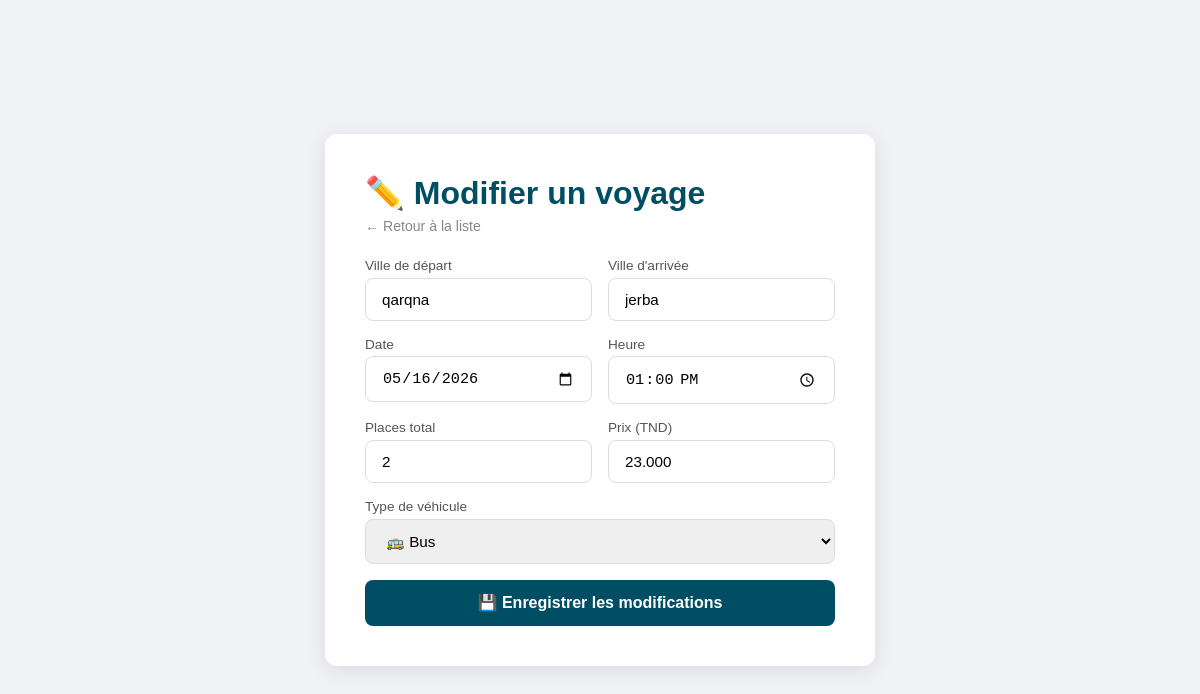
The app's page /admin/modifier_voyage.php?id=2 (signed in) with its own data.
### tables this page shows
CREATE TABLE `voyages` (
  `id_voyage` int(11) NOT NULL,
  `ville_depart` varchar(100) DEFAULT NULL,
  `ville_arrivee` varchar(100) DEFAULT NULL,
  `date_voyage` date DEFAULT NULL,
  `heure_depart` time DEFAULT NULL,
  `places_total` int(11) DEFAULT NULL,
  `places_dispo` int(11) DEFAULT NULL,
  `prix` decimal(8,3) DEFAULT NULL,
  `type_vehicule` enum('louage','bus') DEFAULT NULL
);

### admin/modifier_voyage.php (the view, shortened to what this page needs)
<?php
include '../connexion.php';
$id = (int)$_GET['id'] ?? 0;
$result = mysqli_query($conn, "SELECT * FROM voyages WHERE id_voyage = '$id'");
$voyage = mysqli_fetch_assoc($result);
?>
<!DOCTYPE html>
<html lang="fr">
<head>
</head>
<body>
<div class="card">
  <h1>✏️ Modifier un voyage</h1>
  <a href="liste_voyages.php" class="back">← Retour à la liste</a>
  <form method="POST">
    <div class="form-row">
      <div class="form-group">
        <label>Ville de départ</label>
        <input type="text" name="ville_depart"
               value="<?= $voyage['ville_depart'] ?>" required />
      </div>
      <div class="form-group">
        <label>Ville d'arrivée</label>
        <input type="text" name="ville_arrivee"
               value="<?= $voyage['ville_arrivee'] ?>" required />
      </div>
    </div>
    <div class="form-row">
      <div class="form-group">
        <label>Date</label>
        <input type="date" name="date_voyage"
               value="<?= $voyage['date_voyage'] ?>" required />
      </div>
      <div class="form-group">
        <label>Heure</label>
        <input type="time" name="heure_depart"
               value="<?= $voyage['heure_depart'] ?>" required />
      </div>
    </div>
    <div class="form-row">
      <div class="form-group">
        <label>Places total</label>
        <input type="number" name="places_total"
               value="<?= $voyage['places_total'] ?>" required />
      </div>
      <div class="form-group">
        <label>Prix (TND)</label>
        <input type="number" name="prix" step="0.001"
               value="<?= $voyage['prix'] ?>" required />
      </div>
    </div>
    <div class="form-group">
      <label>Type de véhicule</label>
      <select name="type_vehicule">
        <option value="bus" <?= $voyage['type_vehicule']=='bus' ? 'selected' : '' ?>>
          🚌 Bus
        </option>
      </select>
    </div>
    <button type="submit" class="btn">💾 Enregistrer les modifications</button>
  </form>
</div>
</body>
</html>

### admin/modifier_voyage.php (style rules this page uses)
* { box-sizing: border-box; margin: 0; padding: 0; }
body { font-family: Arial, sans-serif; background: #f0f2f5; min-height: 100vh; display: flex; align-items: center; justify-content: center; padding: 2rem; }
.card { background: white; border-radius: 12px; box-shadow: 0 4px 20px rgba(0,0,0,0.1); padding: 2.5rem; width: 100%; max-width: 550px; }
h1 { color: #004e64; margin-bottom: 0.3rem; }
.back { color: #888; font-size: 0.88rem; text-decoration: none; display: inline-block; margin-bottom: 1.5rem; }
.form-group { margin-bottom: 1rem; }
label { display: block; font-size: 0.85rem; color: #555; margin-bottom: 0.3rem; }
input, select { width: 100%; padding: 0.75rem 1rem; border: 1.5px solid #ddd; border-radius: 8px; font-size: 0.95rem; outline: none; transition: border-color 0.2s; }
.form-row { display: grid; grid-template-columns: 1fr 1fr; gap: 1rem; }
.btn { width: 100%; padding: 0.85rem; background: #004e64; color: white; border: none; border-radius: 8px; font-size: 1rem; font-weight: bold; cursor: pointer; transition: background 0.2s; }

### records on screen
voyages: ville_depart "qarqna", ville_arrivee "jerba", date_voyage "05/16/2026", heure_depart "13:00:00", places_total "2", prix "23.000", type_vehicule "🚌 Bus"
